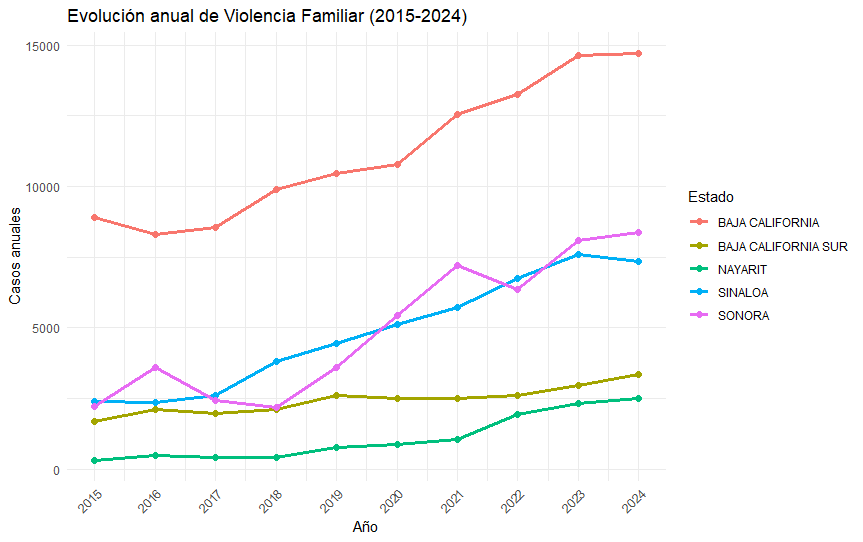

The script that drew this image:
# Region Noroeste
library(dplyr)
library(ggplot2)
library(sf)
library(stringr)
library(tidyr)
library(tibble)
library(leaflet)
library(tidyverse)
# Load the Mexican states GeoJSON file
mx_states <- st_read("D:/mx.json")

# Define economic regions
economic_regions <- tribble(
  ~region,             ~state_name,
  "Noroeste",         c("Baja California", "Sonora", "Sinaloa", "Nayarit", "Baja California Sur"),
  "Norte",             c("Coahuila", "Durango", "Chihuahua", "Zacatecas", "San Luis Potosí"),
  "Noreste",         c("Nuevo León", "Tamaulipas"),
  "Centro-Occidente",              c("Colima","Jalisco", "Aguascalientes", "Michoacán", "Guanajuato"),
  "Centro-Sur",      c("Querétaro", "México", "Hidalgo", "Tlaxcala", "Puebla", "Ciudad de México", "Puebla", "Morelos" ),
  "Golfo de Mexico",            c("Veracruz", "Tabasco"),
  "Pacifico sur",             c("Guerrero", "Oaxaca", "Chiapas"),
  "Peninsula de Yucatán",         c("Campeche", "Yucatán", "Quintana Roo" )
)

# Flatten to a long format for joining
region_df <- economic_regions %>%
  unnest(state_name) %>%
  rename(name = state_name)

# Join economic region labels to GeoJSON data
mx_states_region <- mx_states %>%
  left_join(region_df, by = "name")

ggplot(mx_states_region) +
  geom_sf(aes(fill = region), color = "white", size = 0.1) +
  scale_fill_brewer(palette = "Set2", na.value = "gray80") +
  labs(title = "Regiones Economicas de Mexico", fill = "Region") +
  theme_minimal() +
  theme(
    legend.position = "right",
    axis.text = element_blank(),
    axis.ticks = element_blank(),
    panel.grid = element_blank()
  )
# 3. Convertir la lista a formato largo para hacer un join más sencillo
region_df <- economic_regions %>%
  unnest(state_name) %>%
  rename(name = state_name)

# 4. Añadir la columna de región al dataframe de estados
mx_states_region <- mx_states %>%
  left_join(region_df, by = "name")

# 5. Filtrar únicamente la región Noroeste
mx_noroeste <- mx_states_region %>%
  filter(region == "Noroeste")

# 6. Plotear el mapa
ggplot(mx_noroeste) +
  geom_sf(fill = "steelblue", color = "white", size = 0.3) +
  labs(
    title = "Región Noroeste de México",
    subtitle = "Estados: Baja California, Sonora, Sinaloa, Nayarit, Baja California Sur",
    caption = "Fuente: simplemaps.com"
  ) +
  theme_minimal() +
  theme(
    axis.text = element_blank(),
    axis.ticks = element_blank(),
    panel.grid = element_blank()
  )


df <- read.csv("D:/StatisticsPRoject/IDM_NM_jun25.csv", fileEncoding = "latin1")
df$Entidad <- df$Entidad %>%
  str_trim() %>%                
  str_to_upper() %>%            
  str_replace_all("COAHUILA DE ZARAGOZA", "COAHUILA")

df$Entidad <- df$Entidad %>%
  str_trim() %>%                
  str_to_upper() %>%           
  str_replace_all("VERACRUZ DE IGNACIO DE LA LLAVE", "VERACRUZ")
df$Entidad <- df$Entidad %>%
  str_trim() %>%                
  str_to_upper() %>%            
  str_replace_all("MICHOACÁN DE OCAMPO", "MICHOACÁN")

str(df)

df2 <- df[c("Año", "Entidad", "Tipo.de.delito", "Subtipo.de.delito","Modalidad" , "Enero", "Febrero", "Marzo", "Abril", "Mayo", "Junio","Julio", "Agosto", "Septiembre", "Octubre", "Noviembre", "Diciembre")]
str(df2)
years_to_include <- 2015:2024  # creates a vector of years from 2015 to 2024


################################################################################
############################### BAJA CALIFORNIA 2015-2024 ######################
################################################################################
filtered_df_BC <- df2[df2$Año %in% years_to_include & df2$Entidad == "BAJA CALIFORNIA", ]
filtered_df_BC
View(filtered_df_BC)

# Create a vector of the month columns
months_BC <- c("Enero", "Febrero", "Marzo", "Abril", "Mayo", "Junio", 
               "Julio", "Agosto", "Septiembre", "Octubre", "Noviembre", "Diciembre")

# Sum all month values per year
crime_totals_BC <- aggregate(. ~ Año, data = filtered_df_BC[, c("Año", months_BC)], sum)
crime_totals_BC
# Optional: Add a "Total" column summing across all months
#rime_totals_BC$Total_BC <- rowSums(crime_totals_BC[, months])


#crime_totals_BC$Total_BC #2015 - 2014

# Define the month columns
months_BC <- c("Enero", "Febrero", "Marzo", "Abril", "Mayo", "Junio", 
               "Julio", "Agosto", "Septiembre", "Octubre", "Noviembre", "Diciembre")
years_to_include <- 2015:2024
filtered_df_BC <- df2 %>%
  filter(Año %in% years_to_include, Entidad == "BAJA CALIFORNIA")
# Group by crime type and sum each month
crime_monthly_by_year_type_BC <- filtered_df_BC %>%
  group_by(Año, Tipo.de.delito) %>%
  summarise(across(all_of(months_BC), ~sum(.x, na.rm = TRUE)), .groups = "drop")

# View the full table
print(crime_monthly_by_year_type_BC)
### TOTAL
# Sum across all months to get total crimes per year & type
crime_monthly_by_year_type_BC <- crime_monthly_by_year_type_BC %>%
  mutate(Total_BC = rowSums(across(all_of(months_BC))))

# Group by crime type and sum all years to get overall totals
top_crimes_BC <- crime_monthly_by_year_type_BC %>%
  group_by(Tipo.de.delito) %>%
  summarise(Total_BC = sum(Total_BC)) %>%
  arrange(desc(Total_BC)) %>%
  slice_head(n = 3)

# View the result
print(top_crimes_BC)

### PER EACH YEAR

# Create a Total column across all months per row
crime_monthly_by_year_type_BC <- crime_monthly_by_year_type_BC %>%
  mutate(Total_BC = rowSums(across(all_of(months_BC))))

# Find top 3 crimes per year
top_crimes_per_year_BC <- crime_monthly_by_year_type_BC %>%
  group_by(Año) %>%
  slice_max(order_by = Total_BC, n = 3, with_ties = FALSE) %>%
  arrange(Año, desc(Total_BC))
write.csv(top_crimes_per_year_BC, "top_crimes_per_year_BC.csv", row.names = FALSE)
# View the result
print(top_crimes_per_year_BC, n = 30)
View(top_crimes_per_year_BC)
#unique(df$Entidad)
# Filter for 'Violencia Familiar' only
violencia_familiar_BC <- crime_monthly_by_year_type_BC %>%
  filter(Tipo.de.delito == "Violencia familiar") %>%
  select(Año, Total_BC) %>%
  arrange(Año)

# View the result
print(violencia_familiar_BC)

bc_vfBC <- tibble::tibble(
  Año = 2015:2024,
  Total_BC = c(8892, 8315, 8554, 9904, 10455, 10781, 12568, 13262, 14626, 14729)
)

# Población 2020 según tus datos
Poblacion_BC_2024 <- 3193663 # PROYECCION DE LA POBLACION USANDO LA FORMULA DE CRECIMIENTO EXPONENCIAL

# Summarise: estadísticas descriptivas
resumenBC <- bc_vfBC %>%
  summarise(
    anios = n(),
    suma = sum(Total_BC),
    media = mean(Total_BC),
    mediana = median(Total_BC),
    minimo = min(Total_BC),
    maximo = max(Total_BC),
    desviacion = sd(Total_BC)
  )

print(resumenBC)

# Cálculo de tasa por cada 100,000 habitantes (media anual)
tasa_100k <- (resumenBC$media / Poblacion_BC_2024) * 100000
cat("Tasa anual promedio de Violencia Familiar por 100,000 habitantes en BC:", round(tasa_100k, 2), "\n")




############################### BAJA CALIFORNIA SUR 2015-2024 ######################
months_BCS <- c("Enero", "Febrero", "Marzo", "Abril", "Mayo", "Junio", 
                "Julio", "Agosto", "Septiembre", "Octubre", "Noviembre", "Diciembre")
#years_to_include <- 2015:2024
filtered_df_BCS <- df2 %>%
  filter(Año %in% years_to_include, Entidad == "BAJA CALIFORNIA SUR")
# Group by crime type and sum each month
crime_monthly_by_year_type_BCS <- filtered_df_BCS %>%
  group_by(Año, Tipo.de.delito) %>%
  summarise(across(all_of(months_BCS), ~sum(.x, na.rm = TRUE)), .groups = "drop")

# View the full table
print(crime_monthly_by_year_type_BCS)
### TOTAL
# Sum across all months to get total crimes per year & type
crime_monthly_by_year_type_BCS <- crime_monthly_by_year_type_BCS %>%
  mutate(Total_BCS = rowSums(across(all_of(months_BCS))))

# Group by crime type and sum all years to get overall totals
top_crimes_BCS <- crime_monthly_by_year_type_BCS %>%
  group_by(Tipo.de.delito) %>%
  summarise(Total_BCS = sum(Total_BCS)) %>%
  arrange(desc(Total_BCS)) %>%
  slice_head(n = 3)

# View the result
print(top_crimes_BCS)

### PER EACH YEAR

# Create a Total column across all months per row
crime_monthly_by_year_type_BCS <- crime_monthly_by_year_type_BCS %>%
  mutate(Total_BCS = rowSums(across(all_of(months_BCS))))

# Find top 3 crimes per year
top_crimes_per_year_BCS <- crime_monthly_by_year_type_BCS %>%
  group_by(Año) %>%
  slice_max(order_by = Total_BCS, n = 3, with_ties = FALSE) %>%
  arrange(Año, desc(Total_BCS))

# View the result
print(top_crimes_per_year_BCS, n = 30)
View(top_crimes_per_year_BCS)
# Filter for 'Violencia Familiar' only
violencia_familiar_BCS <- crime_monthly_by_year_type_BCS %>%
  filter(Tipo.de.delito == "Violencia familiar") %>%
  select(Año, Total_BCS) %>%
  arrange(Año)

# View the result
print(violencia_familiar_BCS)
bc_vfBCS <- tibble::tibble(
  Año = 2015:2024,
  Total_BCS = c(1691, 2099, 1982, 2110, 2612, 2490, 2493, 2620, 2946, 3344)
)

# Población 2020 según tus datos
Poblacion_BCS_2024 <- 670296 # PROYECCION DE LA POBLACION USANDO LA FORMULA DE CRECIMIENTO EXPONENCIAL

# Summarise: estadísticas descriptivas
resumenBCS <- bc_vfBCS %>%
  summarise(
    anios = n(),
    suma = sum(Total_BCS),
    media = mean(Total_BCS),
    mediana = median(Total_BCS),
    minimo = min(Total_BCS),
    maximo = max(Total_BCS),
    desviacion = sd(Total_BCS)
  )

print(resumenBCS)

# Cálculo de tasa por cada 100,000 habitantes (media anual)
tasa_100k <- (resumenBCS$media / Poblacion_BCS_2024) * 100000
cat("Tasa anual promedio de Violencia Familiar por 100,000 habitantes en BC:", round(tasa_100k, 2), "\n")

############################### NAYARIT 2015-2024 ######################
months_Nayarit <- c("Enero", "Febrero", "Marzo", "Abril", "Mayo", "Junio", 
                    "Julio", "Agosto", "Septiembre", "Octubre", "Noviembre", "Diciembre")
#years_to_include <- 2015:2024
filtered_df_Nayarit <- df2 %>%
  filter(Año %in% years_to_include, Entidad == "NAYARIT")
# Group by crime type and sum each month
crime_monthly_by_year_type_Nayarit <- filtered_df_Nayarit %>%
  group_by(Año, Tipo.de.delito) %>%
  summarise(across(all_of(months_Nayarit), ~sum(.x, na.rm = TRUE)), .groups = "drop")

# View the full table
print(crime_monthly_by_year_type_Nayarit)
### TOTAL
# Sum across all months to get total crimes per year & type
crime_monthly_by_year_type_Nayarit <- crime_monthly_by_year_type_Nayarit %>%
  mutate(Total_Nayarit = rowSums(across(all_of(months_Nayarit))))

# Group by crime type and sum all years to get overall totals
top_crimes_Nayarit <- crime_monthly_by_year_type_Nayarit %>%
  group_by(Tipo.de.delito) %>%
  summarise(Total_Nayarit = sum(Total_Nayarit)) %>%
  arrange(desc(Total_Nayarit)) %>%
  slice_head(n = 3)

# View the result
print(top_crimes_Nayarit)

### PER EACH YEAR

# Create a Total column across all months per row
crime_monthly_by_year_type_Nayarit <- crime_monthly_by_year_type_Nayarit %>%
  mutate(Total_Nayarit = rowSums(across(all_of(months_Nayarit))))

# Find top 3 crimes per year
top_crimes_per_year_Nayarit <- crime_monthly_by_year_type_Nayarit %>%
  group_by(Año) %>%
  slice_max(order_by = Total_Nayarit, n = 3, with_ties = FALSE) %>%
  arrange(Año, desc(Total_Nayarit))

# View the result
print(top_crimes_per_year_Nayarit, n = 30)
View(top_crimes_per_year_Nayarit)

# Filter for 'Violencia Familiar' only
violencia_familiar_Nay <- crime_monthly_by_year_type_Nayarit %>%
  filter(Tipo.de.delito == "Violencia familiar") %>%
  select(Año, Total_Nayarit) %>%
  arrange(Año)

# View the result
print(violencia_familiar_Nay)

bc_vfNay <- tibble::tibble(
  Año = 2015:2024,
  Total_Nay = c(298, 476, 432, 404, 768, 864, 1063, 1947, 2310, 2513)
)

# Población 2020 según tus datos
Poblacion_Nay_2024 <- 1599104 # PROYECCION DE LA POBLACION USANDO LA FORMULA DE CRECIMIENTO EXPONENCIAL

# Summarise: estadísticas descriptivas
resumenNay <- bc_vfNay %>%
  summarise(
    anios = n(),
    suma = sum(Total_Nay),
    media = mean(Total_Nay),
    mediana = median(Total_Nay),
    minimo = min(Total_Nay),
    maximo = max(Total_Nay),
    desviacion = sd(Total_Nay)
  )

print(resumenNay)

# Cálculo de tasa por cada 100,000 habitantes (media anual)
tasa_100k <- (resumenNay$media / Poblacion_Nay_2024) * 100000
cat("Tasa anual promedio de Violencia Familiar por 100,000 habitantes en Nayarit:", round(tasa_100k, 2), "\n")



############################### SINALOA 2015-2024 ######################
months_Sinaloa <- c("Enero", "Febrero", "Marzo", "Abril", "Mayo", "Junio", 
                    "Julio", "Agosto", "Septiembre", "Octubre", "Noviembre", "Diciembre")
#years_to_include <- 2015:2024
filtered_df_Sinaloa <- df2 %>%
  filter(Año %in% years_to_include, Entidad == "SINALOA")
# Group by crime type and sum each month
crime_monthly_by_year_type_Sinaloa <- filtered_df_Sinaloa %>%
  group_by(Año, Tipo.de.delito) %>%
  summarise(across(all_of(months_Sinaloa), ~sum(.x, na.rm = TRUE)), .groups = "drop")

# View the full table
print(crime_monthly_by_year_type_Sinaloa)
### TOTAL
# Sum across all months to get total crimes per year & type
crime_monthly_by_year_type_Sinaloa <- crime_monthly_by_year_type_Sinaloa %>%
  mutate(Total_Sinaloa = rowSums(across(all_of(months_Sinaloa))))

# Group by crime type and sum all years to get overall totals
top_crimes_Sinaloa <- crime_monthly_by_year_type_Sinaloa %>%
  group_by(Tipo.de.delito) %>%
  summarise(Total_Sinaloa= sum(Total_Sinaloa)) %>%
  arrange(desc(Total_Sinaloa)) %>%
  slice_head(n = 3)

# View the result
print(top_crimes_Sinaloa)

### PER EACH YEAR

# Create a Total column across all months per row
crime_monthly_by_year_type_Sinaloa <- crime_monthly_by_year_type_Sinaloa %>%
  mutate(Total_Sinaloa = rowSums(across(all_of(months_Sinaloa))))

# Find top 3 crimes per year
top_crimes_per_year_Sinaloa <- crime_monthly_by_year_type_Sinaloa %>%
  group_by(Año) %>%
  slice_max(order_by = Total_Sinaloa, n = 3, with_ties = FALSE) %>%
  arrange(Año, desc(Total_Sinaloa))

# View the result
print(top_crimes_per_year_Sinaloa, n = 30)
View(top_crimes_per_year_Sinaloa)
violencia_familiar_Sin <- crime_monthly_by_year_type_Sinaloa %>%
  filter(Tipo.de.delito == "Violencia familiar") %>%
  select(Año, Total_Sinaloa) %>%
  arrange(Año)

# View the result
print(violencia_familiar_Sin)

bc_vfSin <- tibble::tibble(
  Año = 2015:2024,
  Total_Sin = c(2387,2371,2612,3800,4460,5138,5733,6746,7601,7336)
)

# Población 2020 según tus datos
Poblacion_Sin_2024 <- 2412311 # PROYECCION DE LA POBLACION USANDO LA FORMULA DE CRECIMIENTO EXPONENCIAL

# Summarise: estadísticas descriptivas
resumenSin <- bc_vfSin %>%
  summarise(
    anios = n(),
    suma = sum(Total_Sin),
    media = mean(Total_Sin),
    mediana = median(Total_Sin),
    minimo = min(Total_Sin),
    maximo = max(Total_Sin),
    desviacion = sd(Total_Sin)
  )

print(resumenSin)

# Cálculo de tasa por cada 100,000 habitantes (media anual)
tasa_100k <- (resumenSin$media / Poblacion_Sin_2024) * 100000
cat("Tasa anual promedio de Violencia Familiar por 100,000 habitantes en Sinaloa:", round(tasa_100k, 2), "\n")


############################### SONORA 2015-2024 ######################
months_Sonora <- c("Enero", "Febrero", "Marzo", "Abril", "Mayo", "Junio", 
                   "Julio", "Agosto", "Septiembre", "Octubre", "Noviembre", "Diciembre")
#years_to_include <- 2015:2024
filtered_df_Sonora <- df2 %>%
  filter(Año %in% years_to_include, Entidad == "SONORA")
# Group by crime type and sum each month
crime_monthly_by_year_type_Sonora <- filtered_df_Sonora %>%
  group_by(Año, Tipo.de.delito) %>%
  summarise(across(all_of(months_Sonora), ~sum(.x, na.rm = TRUE)), .groups = "drop")

# View the full table
print(crime_monthly_by_year_type_Sonora)
### TOTAL
# Sum across all months to get total crimes per year & type
crime_monthly_by_year_type_Sonora <- crime_monthly_by_year_type_Sonora %>%
  mutate(Total_Sonora = rowSums(across(all_of(months_Sonora))))

# Group by crime type and sum all years to get overall totals
top_crimes_Sonora <- crime_monthly_by_year_type_Sonora %>%
  group_by(Tipo.de.delito) %>%
  summarise(Total_Sonora = sum(Total_Sonora)) %>%
  arrange(desc(Total_Sonora)) %>%
  slice_head(n = 3)

# View the result
print(top_crimes_Sonora)

### PER EACH YEAR

# Create a Total column across all months per row
crime_monthly_by_year_type_Sonora <- crime_monthly_by_year_type_Sonora %>%
  mutate(Total_Sonora = rowSums(across(all_of(months_Sonora))))

# Find top 3 crimes per year
top_crimes_per_year_Sonora <- crime_monthly_by_year_type_Sonora %>%
  group_by(Año) %>%
  slice_max(order_by = Total_Sonora, n = 3, with_ties = FALSE) %>%
  arrange(Año, desc(Total_Sonora))

# View the result
print(top_crimes_per_year_Sonora, n = 30)
violencia_familiar_Son <- crime_monthly_by_year_type_Sonora %>%
  filter(Tipo.de.delito == "Violencia familiar") %>%
  select(Año, Total_Sonora) %>%
  arrange(Año)

# View the result
print(violencia_familiar_Son)


View(top_crimes_per_year_Sonora)
bc_vfSon <- tibble::tibble(
  Año = 2015:2024,
  Total_Son = c(2231, 3595, 2428, 2195, 3587, 5450, 7225, 6345, 8101, 8366)
)

# Población 2020 según tus datos
Poblacion_Son_2024 <- 2366747 # PROYECCION DE LA POBLACION USANDO LA FORMULA DE CRECIMIENTO EXPONENCIAL

# Summarise: estadísticas descriptivas
resumenSon <- bc_vfSon %>%
  summarise(
    anios = n(),
    suma = sum(Total_Son),
    media = mean(Total_Son),
    mediana = median(Total_Son),
    minimo = min(Total_Son),
    maximo = max(Total_Son),
    desviacion = sd(Total_Son)
  )

print(resumenSon)

# Cálculo de tasa por cada 100,000 habitantes (media anual)
tasa_100k <- (resumenSon$media / Poblacion_Son_2024) * 100000
cat("Tasa anual promedio de Violencia Familiar por 100,000 habitantes en Sonora:", round(tasa_100k, 2), "\n")

##########################################################################################################################################
####################################################### NOROESTE: BC, BCS, SONORA, SINALOA y NAYARIT #####################################
##########################################################################################################################################


############################### BAJA CALIFORNIA 2015-2024 ######################




############################### BAJA CALIFORNIA SUR 2015-2024 ######################
desc_stats_BCS <- crime_monthly_by_year_type_BCS %>%
  group_by(Tipo.de.delito) %>%
  summarise(
    count_years = n(),
    suma = sum(Total_BCS, na.rm = TRUE),  # Total across all years
    media = mean(Total_BCS, na.rm = TRUE),  # Average per year
    mediana = median(Total_BCS, na.rm = TRUE),
    minimo = min(Total_BCS, na.rm = TRUE),
    maximo = max(Total_BCS, na.rm = TRUE),
    desviacion = sd(Total_BCS, na.rm = TRUE)
  ) %>%
  arrange(desc(suma))

print(desc_stats_BCS)

#####¿Cómo interpretar estos resultados?
#  Robo
# Delito más frecuente, con un promedio anual de 7,782 casos.

#Alta variabilidad (desviación: 2,516), que sugiere que ha habido años especialmente problemáticos (pico de 11,365),
# mientras que otros años han sido mucho más bajos.

# Violencia familiar
# El segundo delito en volumen, con poco más de 2,400 casos anuales y una desviación baja,
# lo que señala relativa estabilidad en el número de casos por año.

# Lesiones, Daño a la propiedad, Amenazas
# Todos superan los 1,400 casos anuales en promedio, pero muestran dispersiones menores que el robo, 
# lo que indica que sus cifras son más consistentes año con año.

# Narcomenudeo y Fraude
# Presentan cifras anuales moderadas pero cierta variabilidad, probablemente ligadas a acciones legales específicas o 
# cambios en la dinámica criminal.

# Despojo
# Es el menos reportado del top 10, con un promedio anual de 358 casos y muy poca variabilidad (desviación: 41.2), 
# lo que indica estabilidad.

# Claves para tu análisis:
#  Si la media y la mediana son similares, el comportamiento es estable; 
# si difieren mucho, algunos años atípicos o cambios de tendencia recientes pueden estar afectando la estadística.

# Una desviación estándar alta señala que el fenómeno cambia mucho de un año a otro; 
# requiere atención para identificar factores coyunturales o estructurales que expliquen los cambios.

# Un máximo muy lejos de la media o la mediana puede señalar un año atípico que vale la pena investigar con más detalle.

# Create the tibble with the second set of data
# Note: Truncated names from the input have been completed for clarity.
# Create the tibble with the second set of data
crime_data_2 <- tribble(
  ~Tipo.de.delito, ~count_years, ~suma, ~media, ~mediana, ~minimo, ~maximo, ~desviacion,
  "Robo",                         10, 77823, 7782, 7174, 5068, 11365, 2516,
  "Violencia familiar",           10, 24387, 2439, 2492, 1691, 3344, 487,
  "Lesiones",                     10, 19715, 1972, 1944, 1565, 2492, 252,
  "Daño a la propiedad",          10, 17220, 1722, 1758, 1215, 2080, 268,
  "Amenazas",                     10, 14267, 1427, 1336, 953, 2250, 396,
  "Otros delitos del Fuero Común",10, 11105, 1110, 976,  562, 2877, 648,
  "Fraude",                       10, 10999, 1100, 1018, 646, 1716, 361,
  "Incumplimiento de obligaciones",10, 7781, 778,  790,  526,  958, 141,
  "Narcomenudeo",                 10,  5982,  598,  562,  435, 1054, 187,
  "Despojo",                      10,  3585,  358,  360,  262,  413, 41.2
)

# Create the bar chart with text labels on top
ggplot(crime_data_2, aes(x = reorder(Tipo.de.delito, -media), y = media)) +
  geom_bar(stat = "identity", fill = "steelblue") +
  # This new line adds the text labels above the bars
  geom_text(aes(label = media), vjust = -0.3, size = 3) +
  labs(
    title = "Promedio anual de conteo de delitos en BCS",
    x = "Tipo de Delito",
    y = "Media (Average)"
  ) +
  theme_minimal() +
  theme(axis.text.x = element_text(angle = 45, hjust = 1))


############################### SONORA 2015-2024 ######################
desc_stats_Sonora <- crime_monthly_by_year_type_Sonora %>%
  group_by(Tipo.de.delito) %>%
  summarise(
    count_years = n(),
    suma = sum(Total_Sonora, na.rm = TRUE),  # Total across all years
    media = mean(Total_Sonora, na.rm = TRUE),  # Average per year
    mediana = median(Total_Sonora, na.rm = TRUE),
    minimo = min(Total_Sonora, na.rm = TRUE),
    maximo = max(Total_Sonora, na.rm = TRUE),
    desviacion = sd(Total_Sonora, na.rm = TRUE)
  ) %>%
  arrange(desc(suma))

print(desc_stats_Sonora)

# Claves de interpretación
# Robo
# Es el delito más frecuente, con un promedio anual de 9,197 casos y un rango muy amplio (de 6,397 a 16,021).

# La desviación estándar elevada (2,705) indica que el número de robos varía considerablemente de un año a otro, 
# probablemente ligado a cambios coyunturales o políticas de seguridad.

# Violencia familiar
# Segundo en volumen, con más de 4,900 casos anuales en promedio.

# Gran variabilidad (desviación de 2,450), lo que podría reflejar un aumento reciente significativo o la influencia de factores sociales, culturales o de denuncias.

# # Lesiones y Narcomenudeo
# Ambos con más de 2,000 casos anuales en promedio.

# Narcomenudeo presenta una mediana mayor a la media, lo que sugiere una disminución reciente en el delito o 
# # años excepcionales con cifras bajas.

# Lesiones es más estable pero aún muestra fluctuaciones considerables entre años.

# Delitos patrimoniales y familiares
# Daño a la propiedad y incumplimiento de obligaciones de asistencia familiar mantienen medias superiores
# a 2,000 casos anuales.

# Ambos presentan desviaciones estándar moderadas—indican cierta regularidad, aunque con tendencia a cambiar en algunos años.

# Otros delitos relevantes
# Homicidio alcanza promedios de más de 1,400 casos anuales y una desviación baja en comparación con otros delitos graves,
# lo que señala un comportamiento relativamente constante.

# Amenazas y fraude poseen cifras inferiores, pero siguen siendo relevantes para el análisis y prevención.
# Create the tibble with the data for Sonora
# Note: The truncated crime type name has been completed for clarity.
crime_data_sonora <- tribble(
  ~Tipo.de.delito, ~count_years, ~suma, ~media, ~mediana, ~minimo, ~maximo, ~desviacion,
  "Robo",                                      10, 91969, 9197, 8538, 6397, 16021, 2705,
  "Violencia familiar",                        10, 49523, 4952, 4522, 2195, 8366,  2450,
  "Lesiones",                                  10, 24572, 2457, 2418, 1310, 3405,  644,
  "Narcomenudeo",                              10, 22532, 2253, 2464, 698,  3999,  999,
  "Daño a la propiedad",                       10, 21149, 2115, 2286, 1215, 2780,  551,
  "Incumplimiento de obligaciones",            10, 20905, 2090, 2089, 1327, 3013,  570,
  "Otros delitos del Fuero Común",             10, 17802, 1780, 2004, 460,  2627,  737,
  "Homicidio",                                 10, 14020, 1402, 1404, 983,  1968,  325,
  "Amenazas",                                  10, 10602, 1060, 1134, 247,  1817,  654,
  "Fraude",                                    10,  6423,  642,  636, 360,   863,  150
)

# Create the bar chart with text labels
ggplot(crime_data_sonora, aes(x = reorder(Tipo.de.delito, -media), y = media)) +
  geom_bar(stat = "identity", fill = "coral") +
  # Adds the numerical labels on top of each bar
  geom_text(aes(label = media), vjust = -0.3, size = 3.5) +
  labs(
    title = "Promedio anual de conteo de delitos en Sonora",
    x = "Tipo de Delito",
    y = "Media (Average)"
  ) +
  theme_minimal() +
  theme(axis.text.x = element_text(angle = 45, hjust = 1))
############################### SINALOA 2015-2024 ######################
desc_stats_Sinaloa <- crime_monthly_by_year_type_Sinaloa %>%
  group_by(Tipo.de.delito) %>%
  summarise(
    count_years = n(),
    suma = sum(Total_Sinaloa, na.rm = TRUE),  # Total across all years
    media = mean(Total_Sinaloa, na.rm = TRUE),  # Average per year
    mediana = median(Total_Sinaloa, na.rm = TRUE),
    minimo = min(Total_Sinaloa, na.rm = TRUE),
    maximo = max(Total_Sinaloa, na.rm = TRUE),
    desviacion = sd(Total_Sinaloa, na.rm = TRUE)
  ) %>%
  arrange(desc(suma))

print(desc_stats_Sinaloa)

# Robo
# Más común, con cerca de 8,456 casos anuales y 84,559 en la década.

# La variabilidad anual no es tan alta para el nivel absoluto: fue más bajo (6,660) y más alto (10,115).

# La mediana muy parecida a la media sugiere comportamiento estable, aunque con algo de incremento o descenso en ciertos 
# años.

# Violencia familiar
# Segundo más frecuente.

# Desviación estándar alta (2,019): mucho crecimiento en algunos años, probablemente tendencia en aumento o algunos picos concretos.

# Mínimo (2,371) y máximo (7,601) muestran que puede haber habido cambios relevantes (como mejores registros o cambios sociales) en algunos años.

# Lesiones, Daño a la propiedad y Homicidio
# Todos tienen medias y medianas bastante similares (comportamiento estable).

# Lesiones: alrededor de 3,200 al año, desviación moderada.

# Daño a la propiedad y Homicidio: promedios menores, poca fluctuación.

# Amenazas y Narcomenudeo
# Amenazas tiene mediana muy cerca de la media pero con un máximo alto (2,007) y un mínimo bajo (307): posibles picos específicos a investigar.

# Narcomenudeo: promedio bajo pero desviación considerable, lo que indica años con fenómenos específicos o picos aislados.

# Otros delitos
# Otros delitos contra la libertad personal y contra vida e integridad muestran cifras bajas y bastante estables.

# Conclusiones rápidas
# Sinaloa tiene como delito principal el robo, seguido de violencia familiar (que muestra tendencia a aumentar o variabilidad considerable).

# Los delitos contra la integridad física (lesiones, homicidio) y propiedad han sido relativamente estables.

# Delitos como narcomenudeo y amenazas pueden tener años atípicos o estar relacionados con fenómenos coyunturales.
# Create the tibble with the data for Sinaloa
# Note: The truncated crime type names have been completed for clarity.
crime_data_sinaloa <- tribble(
  ~Tipo.de.delito, ~count_years, ~suma, ~media, ~mediana, ~minimo, ~maximo, ~desviacion,
  "Robo",                                      10, 84559, 8456, 8618, 6660, 10115, 1146,
  "Violencia familiar",                        10, 48184, 4818, 4799, 2371, 7601,  2019,
  "Lesiones",                                  10, 32081, 3208, 3100, 2132, 4360,  862,
  "Daño a la propiedad",                       10, 20635, 2064, 2046, 1287, 2777,  574,
  "Homicidio",                                 10, 13990, 1399, 1406, 1106, 1839,  220,
  "Otros delitos contra la libertad",          10, 11334, 1133, 1168, 560,  1599,  310,
  "Amenazas",                                  10, 11027, 1103, 1076, 307,  2007,  624,
  "Fraude",                                    10,  6369,  637,  592, 424,  1017,  205,
  "Otros delitos contra la vida",              10,  5500,  550,  558, 401,   681,  107,
  "Narcomenudeo",                              10,  4624,  462,  328, 145,   939,  309
)

# Create the bar chart with text labels
ggplot(crime_data_sinaloa, aes(x = reorder(Tipo.de.delito, -media), y = media)) +
  geom_bar(stat = "identity", fill = "darkseagreen") +
  # Adds the numerical labels on top of each bar
  geom_text(aes(label = media), vjust = -0.3, size = 3.5) +
  labs(
    title = "Promedio anual de conteo de delitos en Sinaloa",
    x = "Tipo de Delito",
    y = "Media (Average)"
  ) +
  theme_minimal() +
  theme(axis.text.x = element_text(angle = 45, hjust = 1))
############################### NAYARIT 2015-2024 ######################
# 1. Descriptive statistics *per crime type* across all years
desc_stats_nayarit <- crime_monthly_by_year_type_Nayarit %>%
  group_by(Tipo.de.delito) %>%
  summarise(
    count_years = n(),
    suma = sum(Total_Nayarit, na.rm = TRUE),  # Total across all years
    media = mean(Total_Nayarit, na.rm = TRUE),  # Average per year
    mediana = median(Total_Nayarit, na.rm = TRUE),
    minimo = min(Total_Nayarit, na.rm = TRUE),
    maximo = max(Total_Nayarit, na.rm = TRUE),
    desviacion = sd(Total_Nayarit, na.rm = TRUE)
  ) %>%
  arrange(desc(suma))

print(desc_stats_nayarit)
# Esto sugiere que "Violencia familiar" ha crecido mucho en años recientes, lo que explica una media y desviación alta.

#Robo
#media de 1,077, mediana de 1,011, desviación de 383:

#  Hay cierta variabilidad, pero menos que en violencia familiar.

#La diferencia entre media y mediana no es tan grande, por lo tanto no hay años tan extremos.

#El número de robos ha sido relativamente estable, aunque sí hay fluctuaciones.

#Lesiones
#media de 510, mediana de 285, máximo de 1,243, desviación de 397:

#  Aunque en promedio parecen muchos casos (510), la mediana es baja (285), lo que indica que hubo algunos años con picos muy altos (hasta 1,243), jalando la media hacia arriba.

#La desviación es alta, lo que confirma mucha variabilidad.

# Create the tibble with the data for Nayarit
# Note: The truncated crime type name has been completed for clarity.
crime_data_nayarit <- tribble(
  ~Tipo.de.delito, ~count_years, ~suma, ~media, ~mediana, ~minimo, ~maximo, ~desviacion,
  "Violencia familiar",                        10, 11075, 1108,  816,  298, 2513, 837,
  "Robo",                                      10, 10766, 1077, 1011,  584, 1713, 383,
  "Otros delitos del Fuero Común",             10,  8517,  852,  836,  290, 1331, 352,
  "Incumplimiento de obligaciones",            10,  5972,  597,  552,  300,  951, 234,
  "Lesiones",                                  10,  5105,  510,  285,  159, 1243, 397,
  "Narcomenudeo",                              10,  3810,  381,  334,  129,  750, 206,
  "Homicidio",                                 10,  3023,  302,  330,   84,  446, 112,
  "Amenazas",                                  10,  3003,  300,  140,   53,  958, 323,
  "Daño a la propiedad",                       10,  2972,  297,  144,   77,  839, 293,
  "Fraude",                                    10,  2933,  293,  228,   97,  617, 185
)

# Create the bar chart with text labels
ggplot(crime_data_nayarit, aes(x = reorder(Tipo.de.delito, -media), y = media)) +
  geom_bar(stat = "identity", fill = "mediumpurple") +
  # Adds the numerical labels on top of each bar
  geom_text(aes(label = media), vjust = -0.3, size = 3.5) +
  labs(
    title = "Promedio anual de conteo de delitos en Nayarit",
    x = "Tipo de Delito",
    y = "Media (Average)"
  ) +
  theme_minimal() +
  theme(axis.text.x = element_text(angle = 45, hjust = 1))






# Define years and states of interest
years_to_include <- 2015:2024
states_of_interest <- c("BAJA CALIFORNIA", "BAJA CALIFORNIA SUR", "SONORA", "SINALOA", "NAYARIT")

# Filter data: Only records for selected states, years, and crime
filtered_data <- df2 %>%
  filter(Año %in% years_to_include,
         Entidad %in% states_of_interest,
         Tipo.de.delito == "Violencia familiar")

# Sum over all months for each year and state
filtered_summary <- filtered_data %>%
  mutate(Total = Enero + Febrero + Marzo + Abril + Mayo + Junio + 
           Julio + Agosto + Septiembre + Octubre + Noviembre + Diciembre) %>%
  group_by(Año, Entidad) %>%
  summarise(Annual_Count = sum(Total, na.rm = TRUE), .groups = "drop")

# Plot the annual trend as a line graph
ggplot(filtered_summary, aes(x = Año, y = Annual_Count, color = Entidad)) +
  geom_line(linewidth = 1.2) +
  scale_x_continuous(breaks = 2015:2024) +
  geom_point(size = 2) +
  labs(title = "Evolución anual de Violencia Familiar (2015-2024)",
       x = "Año",
       y = "Casos anuales",
       color = "Estado") +
  theme_minimal() +
  theme(axis.text.x = element_text(angle = 45, hjust = 1))

aov_result <- aov(Total ~ Estado, data = df_long)
summary(aov_result)

##############################################################################3
#####################################ANOVA###################################
##############################################################################
# Datos ejemplo ajustados a tu caso
df_long <- tibble::tibble(
  Año = rep(2015:2024, 5),
  Estado = rep(c("Baja California","Baja California Sur","Nayarit","Sinaloa","Sonora"), each = 10),
  Total = c(
    8892, 8315, 8554, 9904, 10455, 10781, 12568, 13262, 14626, 14729,        # BC
    1691, 2099, 1982, 2110, 2612, 2490, 2493, 2620, 2946, 3344,              # BCS
    298, 476, 432, 404, 768, 864, 1063, 1947, 2310, 2513,                    # Nayarit
    2387,2371,2612,3800,4460,5138,5733,6746,7601,7336,                        # Sinaloa
    2231,3595,2428,2195,3587,5450,7225,6345,8101,8366                         # Sonora
  )
)
# ANOVA de 1 factor
anova_result <- aov(Total ~ Estado, data = df_long)
summary(anova_result)
# TUKEY
tukey_result <- TukeyHSD(anova_result)
print(tukey_result)

# Visual (opcional)
plot(tukey_result)

###################################IC#####################

# BC:
media <- 11209      # Media anual de BC
sd <- 2435          # Desviación estándar anual de BC
n <- 10             # Número de años

t_crit <- qt(0.975, df = n-1)       # t* para 95% y 9 g.l.
se <- sd / sqrt(n)                  # error estándar
lower <- media - t_crit * se
upper <- media + t_crit * se

cat(sprintf("IC 95%% para BC: [%.1f, %.1f]\n", lower, upper))


# # BCS:
media <- 2439      # Media anual de BCS
sd <- 487          # Desviación estándar anual de BCS
n <- 10             # Número de años

t_crit <- qt(0.975, df = n-1)       # t* para 95% y 9 g.l.
se <- sd / sqrt(n)                  # error estándar
lower <- media - t_crit * se
upper <- media + t_crit * se

cat(sprintf("IC 95%% para BCS: [%.1f, %.1f]\n", lower, upper))

# # Nayarit:
media <- 1108      # Media anual de BCS
sd <- 837          # Desviación estándar anual de BCS
n <- 10             # Número de años

t_crit <- qt(0.975, df = n-1)       # t* para 95% y 9 g.l.
se <- sd / sqrt(n)                  # error estándar
lower <- media - t_crit * se
upper <- media + t_crit * se

cat(sprintf("IC 95%% para Nayarit: [%.1f, %.1f]\n", lower, upper))
# # Sinaloa:
media <- 4818      # Media anual de Sin
sd <- 2019          # Desviación estándar anual de Sin
n <- 10             # Número de años

t_crit <- qt(0.975, df = n-1)       # t* para 95% y 9 g.l.
se <- sd / sqrt(n)                  # error estándar
lower <- media - t_crit * se
upper <- media + t_crit * se

cat(sprintf("IC 95%% para Sinaloa: [%.1f, %.1f]\n", lower, upper))

# # Sonora
media <- 4952      # Media anual de Son
sd <- 2450          # Desviación estándar anual de Son
n <- 10             # Número de años

t_crit <- qt(0.975, df = n-1)       # t* para 95% y 9 g.l.
se <- sd / sqrt(n)                  # error estándar
lower <- media - t_crit * se
upper <- media + t_crit * se

cat(sprintf("IC 95%% para Sonora: [%.1f, %.1f]\n", lower, upper))
